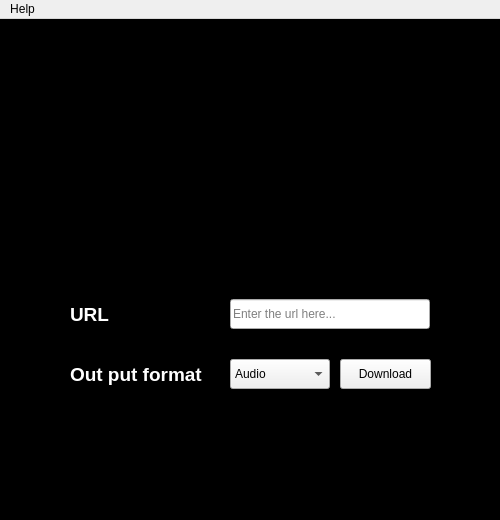
<?xml version="1.0" encoding="UTF-8"?>
<ui version="4.0">
 <class>MainWindow</class>
 <widget class="QMainWindow" name="MainWindow">
  <property name="geometry">
   <rect>
    <x>0</x>
    <y>0</y>
    <width>500</width>
    <height>520</height>
   </rect>
  </property>
  <property name="windowTitle">
   <string>Skull Downloader</string>
  </property>
  <property name="autoFillBackground">
   <bool>true</bool>
  </property>
  <property name="styleSheet">
   <string notr="true"/>
  </property>
  <widget class="QWidget" name="central_widget">
   <property name="autoFillBackground">
    <bool>false</bool>
   </property>
   <property name="styleSheet">
    <string notr="true">#central_widget {
	opacity: 0;
	background-color: black; 
	background-image:url(./images/background_image.png); 
	background-repeat: no-repeat;
}</string>
   </property>
   <widget class="QLabel" name="skull_downloader_logo_label">
    <property name="geometry">
     <rect>
      <x>150</x>
      <y>50</y>
      <width>200</width>
      <height>200</height>
     </rect>
    </property>
    <property name="text">
     <string/>
    </property>
    <property name="pixmap">
     <pixmap resource="../resources.qrc">:/logos/skull_logo.png</pixmap>
    </property>
    <property name="scaledContents">
     <bool>true</bool>
    </property>
   </widget>
   <widget class="QLabel" name="media_format_label">
    <property name="geometry">
     <rect>
      <x>70</x>
      <y>340</y>
      <width>150</width>
      <height>30</height>
     </rect>
    </property>
    <property name="font">
     <font>
      <pointsize>14</pointsize>
      <weight>75</weight>
      <bold>true</bold>
     </font>
    </property>
    <property name="styleSheet">
     <string notr="true">#media_format_label {
	color: white;
}</string>
    </property>
    <property name="text">
     <string>Out put format</string>
    </property>
   </widget>
   <widget class="QLabel" name="url_label">
    <property name="geometry">
     <rect>
      <x>70</x>
      <y>280</y>
      <width>150</width>
      <height>30</height>
     </rect>
    </property>
    <property name="font">
     <font>
      <pointsize>14</pointsize>
      <weight>75</weight>
      <bold>true</bold>
     </font>
    </property>
    <property name="styleSheet">
     <string notr="true">#url_label {
	color: white;
}</string>
    </property>
    <property name="text">
     <string>URL</string>
    </property>
   </widget>
   <widget class="QComboBox" name="media_format_choice_combo_box">
    <property name="geometry">
     <rect>
      <x>230</x>
      <y>340</y>
      <width>100</width>
      <height>30</height>
     </rect>
    </property>
    <item>
     <property name="text">
      <string>Audio</string>
     </property>
    </item>
    <item>
     <property name="text">
      <string>Video</string>
     </property>
    </item>
   </widget>
   <widget class="QLineEdit" name="url_line_edit">
    <property name="geometry">
     <rect>
      <x>230</x>
      <y>280</y>
      <width>200</width>
      <height>30</height>
     </rect>
    </property>
    <property name="placeholderText">
     <string>Enter the url here...</string>
    </property>
   </widget>
   <widget class="QPushButton" name="download_button">
    <property name="geometry">
     <rect>
      <x>340</x>
      <y>340</y>
      <width>91</width>
      <height>30</height>
     </rect>
    </property>
    <property name="text">
     <string>Download</string>
    </property>
   </widget>
  </widget>
  <widget class="QMenuBar" name="menu_bar">
   <property name="geometry">
    <rect>
     <x>0</x>
     <y>0</y>
     <width>500</width>
     <height>22</height>
    </rect>
   </property>
   <widget class="QMenu" name="help_menu">
    <property name="title">
     <string>Help</string>
    </property>
    <addaction name="credits_action_button"/>
    <addaction name="help_page_action_button"/>
   </widget>
   <addaction name="help_menu"/>
  </widget>
  <action name="credits_action_button">
   <property name="text">
    <string>Credits</string>
   </property>
  </action>
  <action name="help_page_action_button">
   <property name="text">
    <string>Help Page</string>
   </property>
  </action>
 </widget>
 <resources>
  <include location="../resources.qrc"/>
 </resources>
 <connections/>
</ui>
